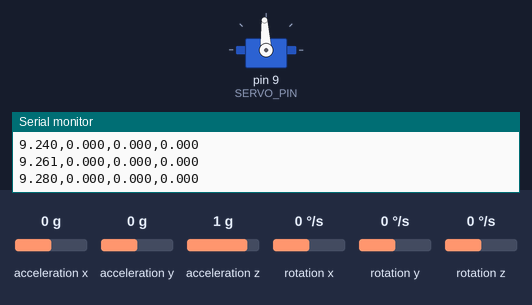
Recording of a sketch running on a simulated Arduino Uno, built with avr-gcc and run on an emulated ATmega328P. Shown: servo, the last lines printed to the serial monitor. Inputs (shaded band) come from the test bench; at power-on: acceleration y 0 g, rotation x 0 °/s, acceleration z 1 g, acceleration x 0 g, rotation y 0 °/s, rotation z 0 °/s.

Above: at 9.3 s.
9.4 s: acceleration y set to -1.4 g
At 10.6 s:
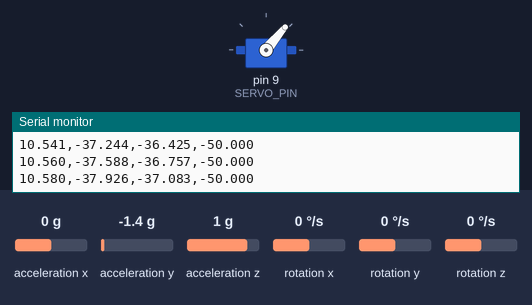
11.6 s: rotation x set to 100 °/s
At 14.4 s:
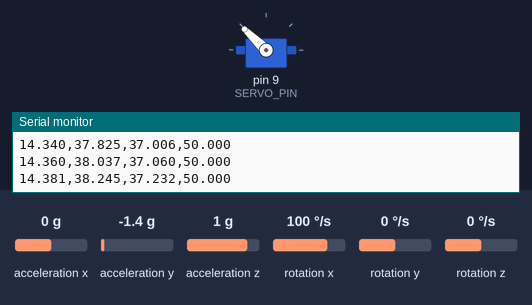
14.6 s: acceleration z set to -1.4 g
17.6 s: acceleration y set to -0.2 g
19.1 s: acceleration y set to 0.1 g
At 19.58 s:
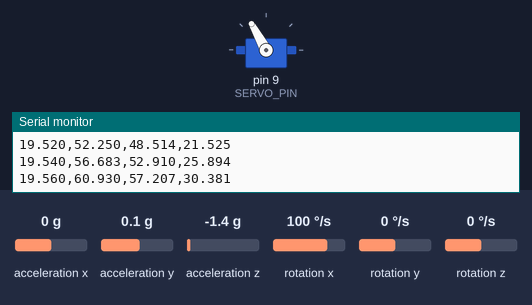
Timing chart, 0 to 22.1 s (numbered marks = the images above; inputs shaded):
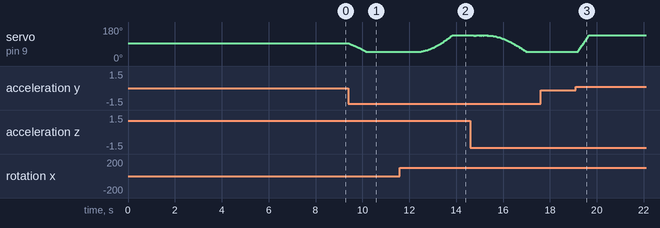

The sketch:

control_realimentacion_estados_obs_tp3_int.ino
```cpp
#include <Wire.h>
#include <MPU6050.h>
#include <Servo.h>

MPU6050 mpu;
Servo servo;

// ---------- Pines ----------
const int SERVO_PIN = 9;
const int POT_PIN   = A0;

// ---------- Calibración potenciómetro ----------
float A_cal = -0.261627f;
float B_cal = 251.16192f;

// ---------- Servo ----------
const int PWM_MIN = 700;
const int PWM_MAX = 2300;
const int SERVO_CENTER_DEG = 90;

// ---------- Control ----------
const float Ts_s = 0.020f;   // 20 ms (50 Hz)
const float REF_DEG = 0.0f;  // referencia (péndulo vertical)

// ---------- Filtro complementario / IMU ----------
const float ALPHA_CF = 0.98f;
float theta_cf_deg = 0.0f;
bool cf_init = false;
unsigned long last_cf_ms = 0;

// ---------- Sesgos IMU ----------
float gyro_bias_gx_LSB = 0.0f;
float accel_bias_deg   = 0.0f;

// ---------- Serial ----------
const long BAUD = 115200;

// ---------- Matrices del modelo (discreto) ----------
const float Ad[4][4] = {
  { 0.93441f,     -0.16612f,    -0.062325f,   -0.049569f },
  { 0.15506f,      0.98663f,    -0.0050149f,  -0.0040103f },
  { 0.0062724f,    0.079642f,    0.99987f,    -0.00010752f },
  { 0.000084082f,  0.0015964f,   0.039999f,    1.0f }
};

const float Bd[4] = {
  0.038765f,
  0.0031362f,
  0.000084082f,
  0.00000084346f
};

const float Cd[4] = {
  -1.5561f,
  -0.33845f,
  -0.25334f,
  -0.049822f
};


// ---------- Ganancias (discreto) ----------
// Kx: feedback de estados (ANTES ERA Kd)
const float Kx[4] = {
  2.0549f,
  0.126f,
  0.078926f,
 -0.10811f
};

// Ki: ganancia integral sobre el error de salida
// PONE ACA TU VALOR DE INTEGRAL (de MATLAB o a mano)
const float Ki = 3.0f;   // <--- MODIFICAS ESTO

// ---------- Estados iniciales de las variables de estado ----------
float x_hat[4] = {0.0f, 0.0f, 0.0f, 0.0f};

// ---------- Estado integral (NUEVO) ----------
float z_int = 0.0f;      // acumulador del error
const float Z_INT_MAX = 500.0f;  // límite para evitar windup bruto

// ---------- Límite de control ----------
const float U_MAX = 50.0f;

// ---------- Ganancias del observador ----------
const float Ld[4] = {
   0.62151f,
   2.1705f,
 -12.353f,
  10.753f
};

// ---------- Funciones auxiliares ----------
int angToPWM(float angRef) {
  angRef = constrain(angRef, 0, 180);
  long us = map((int)angRef, 0, 180, PWM_MIN, PWM_MAX);
  return constrain(us, PWM_MIN, PWM_MAX);
}

void moverServo_deg(float angRef) {
  servo.writeMicroseconds(angToPWM(angRef));
}

// ---------- Calibración IMU ----------
void calibrarIMU(int N=600, int warmup_ms=1500) {
  Serial.println(F("# Warm-up IMU..."));
  delay(warmup_ms);

  long sum_gx = 0;
  float sum_theta_acc = 0.0f;

  Serial.println(F("# Calibrando IMU (mantener quieto)"));
  for (int i = 0; i < N; i++) {
    int16_t ax, ay, az, gx, gy, gz;
    mpu.getMotion6(&ax, &ay, &az, &gx, &gy, &gz);

    float ay_g = (float)ay / 16384.0f;
    float az_g = (float)az / 16384.0f;
    float theta_acc_deg = atan2(ay_g, az_g) * 180.0f / PI;

    sum_gx        += gx;
    sum_theta_acc += theta_acc_deg;
    delay(5);
  }

  gyro_bias_gx_LSB = (float)sum_gx / (float)N;
  accel_bias_deg   = sum_theta_acc / (float)N;

  Serial.print(F("# gyro_bias_gx (LSB): ")); Serial.println(gyro_bias_gx_LSB, 3);
  Serial.print(F("# accel_bias_theta (deg): ")); Serial.println(accel_bias_deg, 3);
  Serial.println(F("# IMU calibrada."));
}

// ---------- Lectura IMU con filtro ----------
float leerThetaPenduloDeg() {
  int16_t ax, ay, az, gx, gy, gz;
  mpu.getMotion6(&ax, &ay, &az, &gx, &gy, &gz);

  float ay_g = (float)ay / 16384.0f;
  float az_g = (float)az / 16384.0f;

  float theta_acc_deg = atan2(ay_g, az_g) * 180.0f / PI - accel_bias_deg;
  float gx_dps = ((float)gx - gyro_bias_gx_LSB) / 131.0f;

  unsigned long now_ms = millis();
  float dt_cf = (last_cf_ms == 0) ? Ts_s : (now_ms - last_cf_ms) / 1000.0f;
  if (dt_cf <= 0.0f || dt_cf > 0.1f) dt_cf = Ts_s;

  if (!cf_init) {
    theta_cf_deg = theta_acc_deg;
    cf_init = true;
  } else {
    float pred = theta_cf_deg + gx_dps * dt_cf;
    theta_cf_deg = ALPHA_CF * pred + (1.0f - ALPHA_CF) * theta_acc_deg;
  }
  last_cf_ms = now_ms;
  return theta_cf_deg;
}

// ---------- Setup ----------
void setup() {
  Serial.begin(BAUD);
  Wire.begin();
  Wire.setClock(400000);
  mpu.initialize();
  delay(200);

  if (!mpu.testConnection()) {
    Serial.println(F("Error: IMU no conectada."));
    while (1) { delay(100); }
  }

  servo.attach(SERVO_PIN);
  moverServo_deg(SERVO_CENTER_DEG);
  delay(1000);

  calibrarIMU(); // Calibración IMU

  Serial.println(F("t_s,theta_deg,y_hat,u"));
  last_cf_ms = millis();
}

// ---------- Loop principal ----------
void loop() {
  static unsigned long tiempoactual_1 = 0;
  unsigned long tiempoactual = millis();

  if (tiempoactual - tiempoactual_1 >= (unsigned long)(Ts_s * 1000)) {

    // --- 1. Leer IMU calibrada ---
    float y = leerThetaPenduloDeg();   // en grados

    // --- 2. Observador ---
    float y_hat = Cd[0]*x_hat[0] + Cd[1]*x_hat[1] + Cd[2]*x_hat[2] + Cd[3]*x_hat[3];
    float error_obs = y - y_hat;

    float x_next[4];

    // --- 3. Error de referencia (para el integrador) ---
    // Usamos el error medido: e = ref - y
    float e_ref = REF_DEG - y;

    // --- 4. Ley de control con integral ---
    // 4.1 Parte de estado: u_state = -Kx * x_hat
    float u_state = 0.0f;
    for (int j = 0; j < 4; j++) {
      u_state += -Kx[j] * x_hat[j];
    }

    // 4.2 Control total antes de saturar (estado + integral)
    float u_pre = u_state - Ki * z_int;

    // 4.3 Saturación
    float u_sat = constrain(u_pre, -U_MAX, U_MAX);

    // 4.4 Anti-windup simple:
    //     Solo integramos si NO está saturado (u_pre == u_sat)
    if (u_pre == u_sat) {
      z_int += Ts_s * e_ref;
      // Limitar el integrador para no explotar
      if (z_int >  Z_INT_MAX) z_int =  Z_INT_MAX;
      if (z_int < -Z_INT_MAX) z_int = -Z_INT_MAX;
    }

    float u = u_sat;

    // --- 5. Actuar servo ---
    float servo_deg = SERVO_CENTER_DEG + u;
    moverServo_deg(servo_deg);

    // --- 6. Actualizar observador ---
    for (int i = 0; i < 4; i++) {
      float Ax = 0.0f;
      for (int j = 0; j < 4; j++) {
        Ax += Ad[i][j] * x_hat[j];
      }
      x_next[i] = Ax + Bd[i]*u + Ld[i]*error_obs;
    }
    for (int i = 0; i < 4; i++) x_hat[i] = x_next[i];

    // --- 7. Log ---
    Serial.print(millis()/1000.0, 3);
    Serial.print(",");
    Serial.print(y, 3);
    Serial.print(",");
    Serial.print(y_hat, 3);
    Serial.print(",");
    Serial.println(u, 3);
    // Si quisieras loguear el integrador:
    // Serial.print(","); Serial.print(z_int, 3);

    // --- 8. Actualizar tiempos ---
    tiempoactual_1 = tiempoactual;
  }
}
```

Measured:
- the behaviour switches between -0.1 and 0 g on acceleration y (found by bisection; images 2 and 3)
- after the input at 9.4 s, servo on pin 9 (SERVO_PIN): moves from 93° to 50° over 0.70 s, starting at once
- after the input at 11.6 s, servo on pin 9 (SERVO_PIN): moves from 50° to 136° over 1.3 s, starting after 0.92 s
- after the input at 19.1 s, servo on pin 9 (SERVO_PIN): moves from 50° to 136° over 0.46 s, starting after 0.10 s
